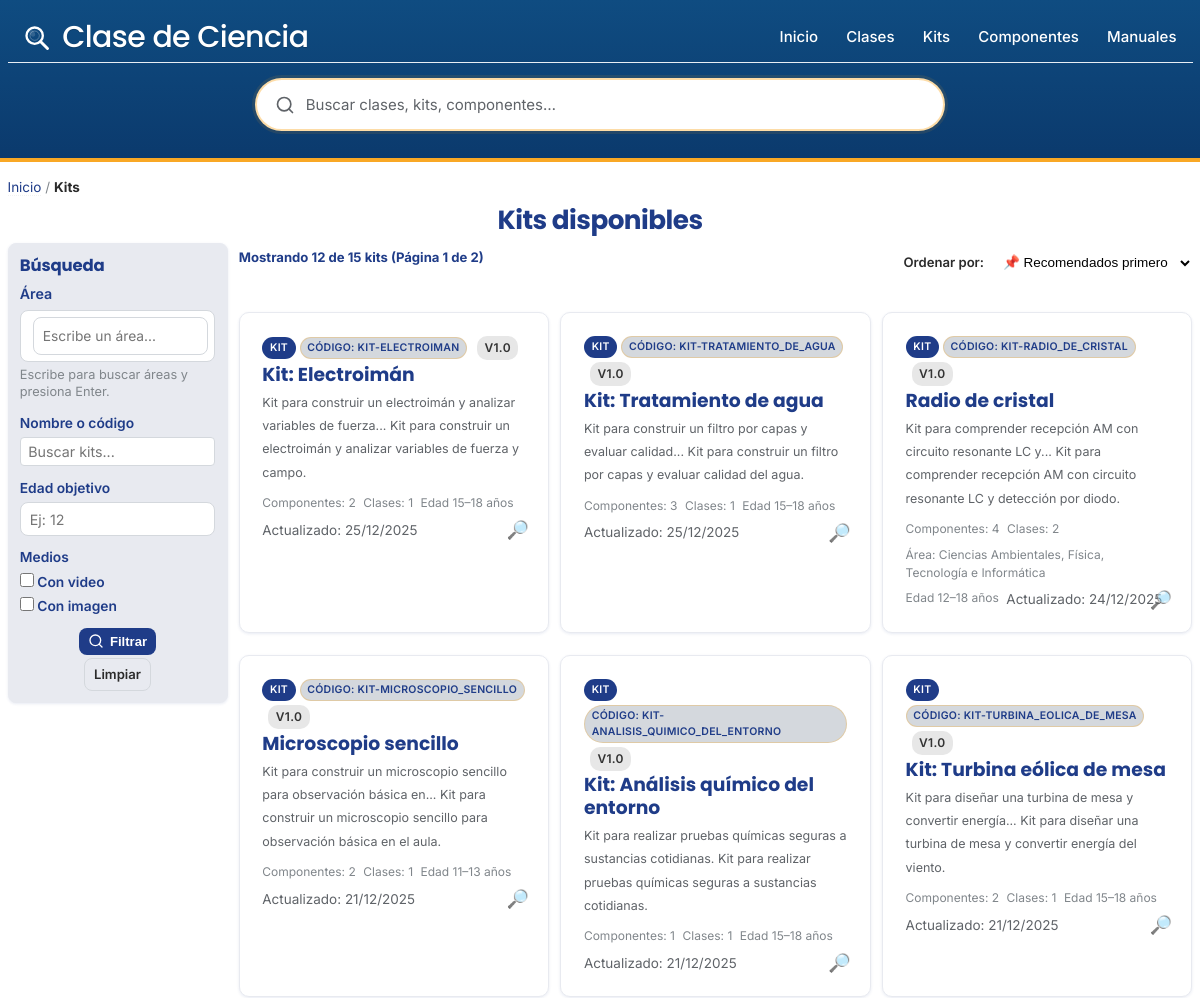
/kits.php (upper part), run on an earlier commit of the app's database.
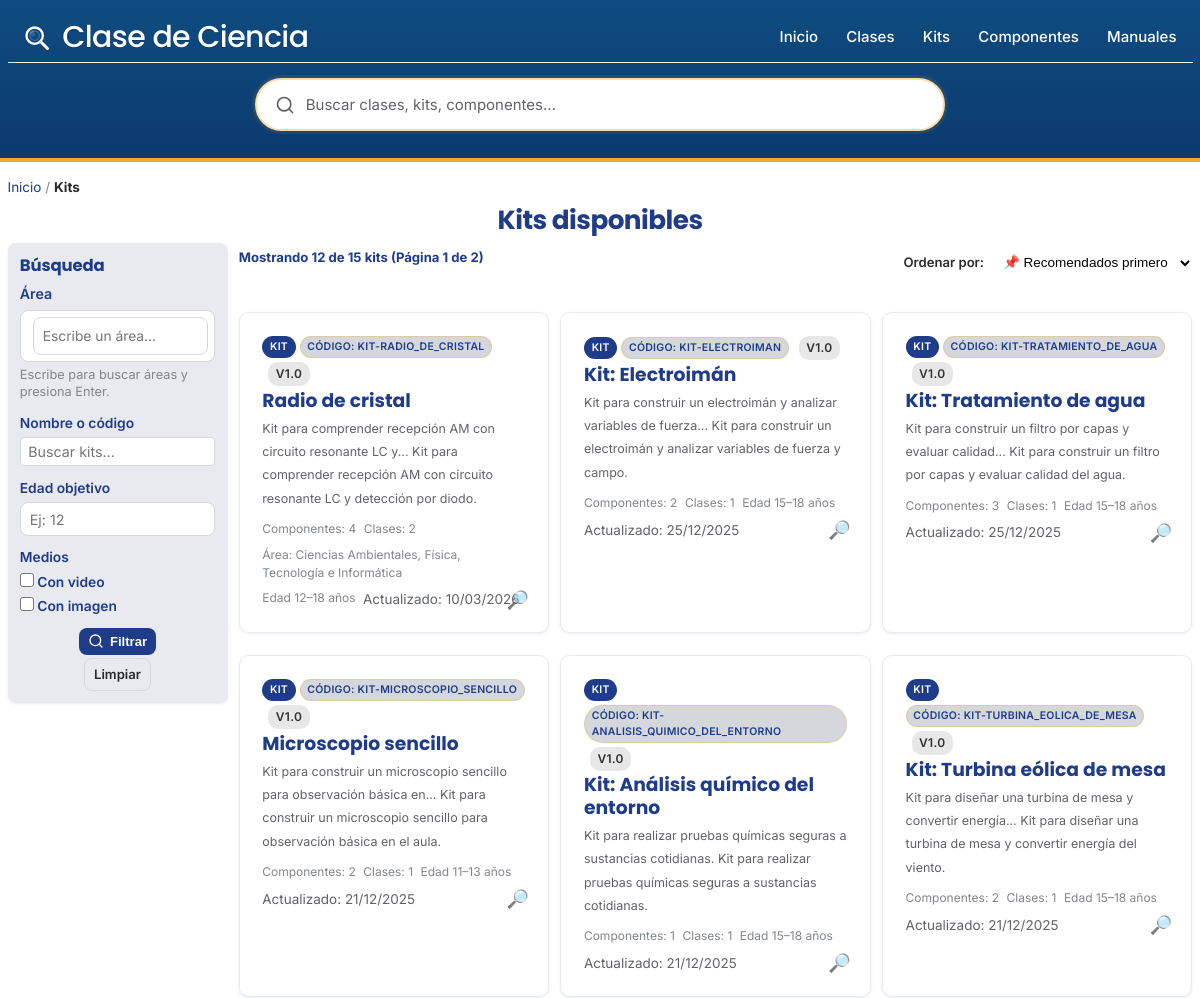
And on a later commit of the database.
### tables this page shows
CREATE TABLE `kits` (
  `id` int(11) NOT NULL,
  `clase_id` int(11) NOT NULL,
  `nombre` varchar(120) NOT NULL,
  `slug` varchar(120) DEFAULT NULL,
  `codigo` varchar(64) DEFAULT NULL,
  `version` varchar(32) DEFAULT NULL,
  `resumen` text DEFAULT NULL,
  `contenido_html` mediumtext DEFAULT NULL,
  `imagen_portada` varchar(255) DEFAULT NULL,
  `video_portada` varchar(255) DEFAULT NULL,
  `seguridad` longtext DEFAULT NULL CHECK (json_valid(`seguridad`)),
  `seo_title` varchar(160) DEFAULT NULL,
  `seo_description` varchar(255) DEFAULT NULL,
  `activo` tinyint(1) NOT NULL DEFAULT 1,
  `created_at` datetime NOT NULL DEFAULT current_timestamp(),
  `updated_at` datetime NOT NULL DEFAULT current_timestamp() ON UPDATE current_timestamp(),
  `time_minutes` int(11) DEFAULT NULL COMMENT 'Tiempo armado por defecto',
  `dificultad_ensamble` varchar(32) DEFAULT NULL COMMENT 'Dificultad por defecto'
);

### includes/functions.php (called while the page is built, shortened)
<?php
function h($string) {
    return htmlspecialchars((string)$string, ENT_QUOTES, 'UTF-8');
}
function get_current_page() {
    return isset($_GET['page']) ? max(1, intval($_GET['page'])) : 1;
}
function get_offset($page = null) {
    $page = $page ?? get_current_page();
    return ($page - 1) * POSTS_PER_PAGE;
}

### kits.php (the view, shortened to what the changed rows need)
<?php
require_once 'config.php';
require_once 'includes/functions.php';
function cdc_word_limit($text, $max_words = 10) {
    $t = trim(strip_tags((string)$text));
    $words = preg_split('/\s+/u', $t, -1, PREG_SPLIT_NO_EMPTY);
    if (!$words || count($words) <= (int)$max_words) return $t;
    $slice = array_slice($words, 0, (int)$max_words);
    return implode(' ', $slice) . '...';
}
function cdc_get_kits($pdo, $search = '', $limit = 12, $offset = 0, $filters = [], $sort = 'recientes') {
    $params = [];
    $where = ["k.activo = 1"];
    $joins = ["LEFT JOIN kits_areas ka ON ka.kit_id = k.id", "LEFT JOIN areas a ON a.id = ka.area_id"];
    $edad = isset($filters['edad']) ? (int)$filters['edad'] : null;
    $con_video = !empty($filters['con_video']);
    $con_imagen = !empty($filters['con_imagen']);
    $area_slug = isset($filters['area']) ? trim((string)$filters['area']) : '';
    $orderBy = "ORDER BY k.updated_at DESC, k.id DESC";
    $sql = "SELECT
                k.id, k.nombre, k.slug, k.codigo, k.version, k.updated_at,
                k.resumen, k.seguridad,
                GROUP_CONCAT(DISTINCT a.nombre SEPARATOR ', ') AS areas_nombres,
                (SELECT COUNT(*) FROM kit_componentes kc WHERE kc.kit_id = k.id) AS componentes_count,
                (SELECT COUNT(*) FROM clase_kits ck WHERE ck.kit_id = k.id) AS clases_count
            FROM kits k
            " . implode(' ', array_unique($joins)) . "
            WHERE " . implode(' AND ', $where) . "
            GROUP BY k.id
            " . $orderBy . "
            LIMIT ? OFFSET ?";
    $params[] = (int)$limit; $params[] = (int)$offset;
    $stmt = $pdo->prepare($sql);
    $stmt->execute($params);
    return $stmt->fetchAll(PDO::FETCH_ASSOC);
}
$q = trim($_GET['q'] ?? '');
$filters = [
    'edad' => (isset($_GET['edad']) && trim((string)$_GET['edad']) !== '') ? (int)$_GET['edad'] : null,
    'con_video' => isset($_GET['con_video']) && $_GET['con_video'] === '1',
    'con_imagen' => isset($_GET['con_imagen']) && $_GET['con_imagen'] === '1',
];
$sort = isset($_GET['sort']) ? (string)$_GET['sort'] : 'recientes';
$current_page = get_current_page();
$offset = get_offset($current_page);
$kits = cdc_get_kits($pdo, $q, POSTS_PER_PAGE, $offset, $filters, $sort);
include 'includes/header.php';
?>
<div class="container library-page">
    <h1><?= $q !== '' ? 'Resultados de búsqueda de kits' : 'Kits disponibles' ?></h1>
    <div class="library-layout">
        <aside class="filters-sidebar">
            <h2>Búsqueda</h2>
        </aside>
        <div class="library-content">
            <?php if (empty($kits)): ?>
            <div class="no-results">
                <p>No hay kits con los criterios seleccionados.</p>
                <a href="/kits" class="btn btn-secondary">Ver todos</a>
            </div>
            <?php else: ?>
            <div class="articles-grid">
                <?php foreach ($kits as $k): ?>
                <article class="article-card" data-href="/<?= h($k['slug']) ?>">
                    <a class="card-link" href="/<?= h($k['slug']) ?>">
                        <div class="card-content">
                            <div class="card-meta">
                                <span class="section-badge">Kit</span>
                                <?php if (!empty($k['codigo'])): ?>
                                <span class="difficulty-badge">Código: <?= h($k['codigo']) ?></span>
                                <?php endif; ?>
                                <?php if (!empty($k['version'])): ?>
                                <span class="badge">v<?= h($k['version']) ?></span>
                                <?php endif; ?>
                            </div>
                            <h3><?= h($k['nombre']) ?></h3>
                            <?php if (!empty($k['resumen'])): ?>
                            <p class="excerpt"><small>
                                <span class="text-trunc"><?= h(cdc_word_limit($k['resumen'], 10)) ?></span>
                                <span class="text-full"><?= h($k['resumen']) ?></span>
                            </small></p>
                            <?php endif; ?>
                            <div class="card-footer">
                                <span class="area">Componentes: <?= (int)$k['componentes_count'] ?></span>
                                <span class="age">Clases: <?= (int)$k['clases_count'] ?></span>
                                <?php $area_label = !empty($k['areas_nombres']) ? $k['areas_nombres'] : ''; ?>
                                <?php if ($area_label): ?><span class="area">Área: <?= h($area_label) ?></span><?php endif; ?>
                                <?php
                                $edad_label = '';
                                if (!empty($k['seguridad'])) {
                                    try {
                                        $seg = json_decode($k['seguridad'], true);
                                        if (is_array($seg)) {
                                            $emin = isset($seg['edad_min']) && is_numeric($seg['edad_min']) ? (int)$seg['edad_min'] : null;
                                            $emax = isset($seg['edad_max']) && is_numeric($seg['edad_max']) ? (int)$seg['edad_max'] : null;
                                            if ($emin !== null && $emax !== null && $emin > 0 && $emax > 0) {
                                                $edad_label = 'Edad ' . $emin . '–' . $emax . ' años';
                                            }
                                        }
                                    } catch (Exception $e) {  }
                                }
                                ?>
                                <?php if ($edad_label): ?><span class="age"><?= h($edad_label) ?></span><?php endif; ?>
                                <?php if (!empty($k['updated_at'])): ?>
                                    <span class="muted">Actualizado: <?= date('d/m/Y', strtotime($k['updated_at'])) ?></span>
                                <?php endif; ?>
                            </div>
                        </div>
                        <span class="card-magnify" aria-hidden="true">🔎</span>
                    </a>
                </article>
                <?php endforeach; ?>
            </div>
            <?php endif; ?>
        </div>
    </div>
</div>
<?php include 'includes/footer.php'; ?>

What changed in the data, as far as the page shows it:
changed kits "Radio de cristal": updated_at "24/12/2025" → "10/03/2026"; moves up the list
